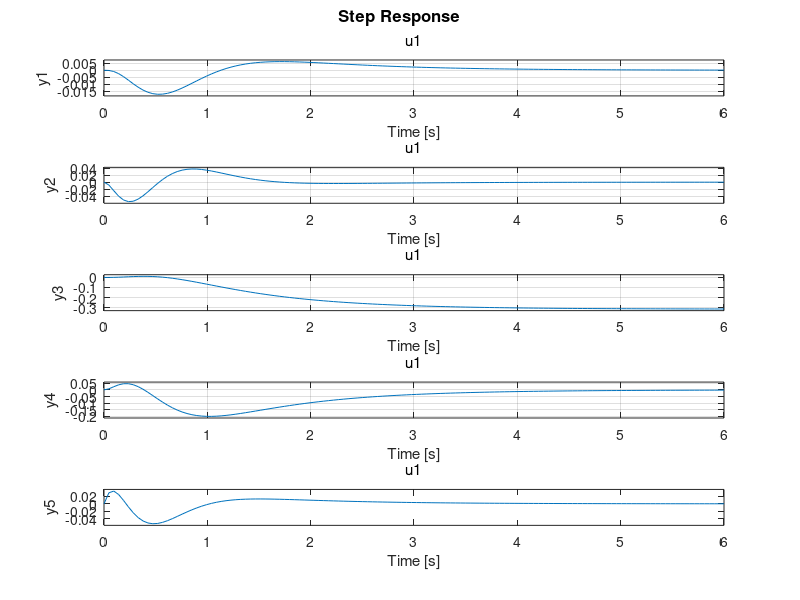

Write MATLAB code to recreate this figure.
%% QUADROTOR BALANCING PENDULUM MODEL PREDICTIVE CONTROL SIMULATION
%
% MATLAB simulation of the paper A Flying Inverted Pendulum by Markus Hehn 
% and Raffaello D'Andrea 

%% INITIALIZATION 

% Constants
g = 9.81;   % m/s^2
L = 0.6;    % meters

A = [0   1 0 0 0;
     g/L 0 0 0 -g;
     0   0 0 1 0;
     0   0 0 0 g;
     0   0 0 0 0];
 
B = [0;0;0;0;1];
 
%% CHECK CONTROLLABILITY OF CONTINUOUS TIME SYSTEM
 
ctrb(A,B)

% not controllable
% use Hautus test 

eigvals = eig(A);

for idx = 1:numel(eigvals)
 lambda = eigvals(idx);
 disp('Eigenvalue: ');
 disp(lambda)
 rk = rank([(eye(size(A))*lambda-A) B]);
 disp('rank: ');
 disp(rk);
 disp('----------------');
end

%% DISCRETIZE SYSTEM



%% LINEAR QUADRATIC REGULATOR

% we have three uncontrollable modes lambda = 0,0,0

Q = eye(size(A));
R = 0.1;

[K,S,e] = lqr(A,B,Q,R,[]);

% SIMUALTION

C = eye(size(A));
% outputs we are interested are
% - r1:     the displacement of 
% - r2:     velocity of pendulum relative to quadrotor
% - x1:     x-direction displacement of quadrotor relative to inertial
%           coordinate frame O
% - x2:     x-direction velocity of quadrotor relative to inertial
%           coordinate frame O
% - beta:   pitch angle of quad (rotation angle around y-axis)

sys = ss(A-B*K,B,C,[]);

figure(1);
clf;
step(sys);
grid();
